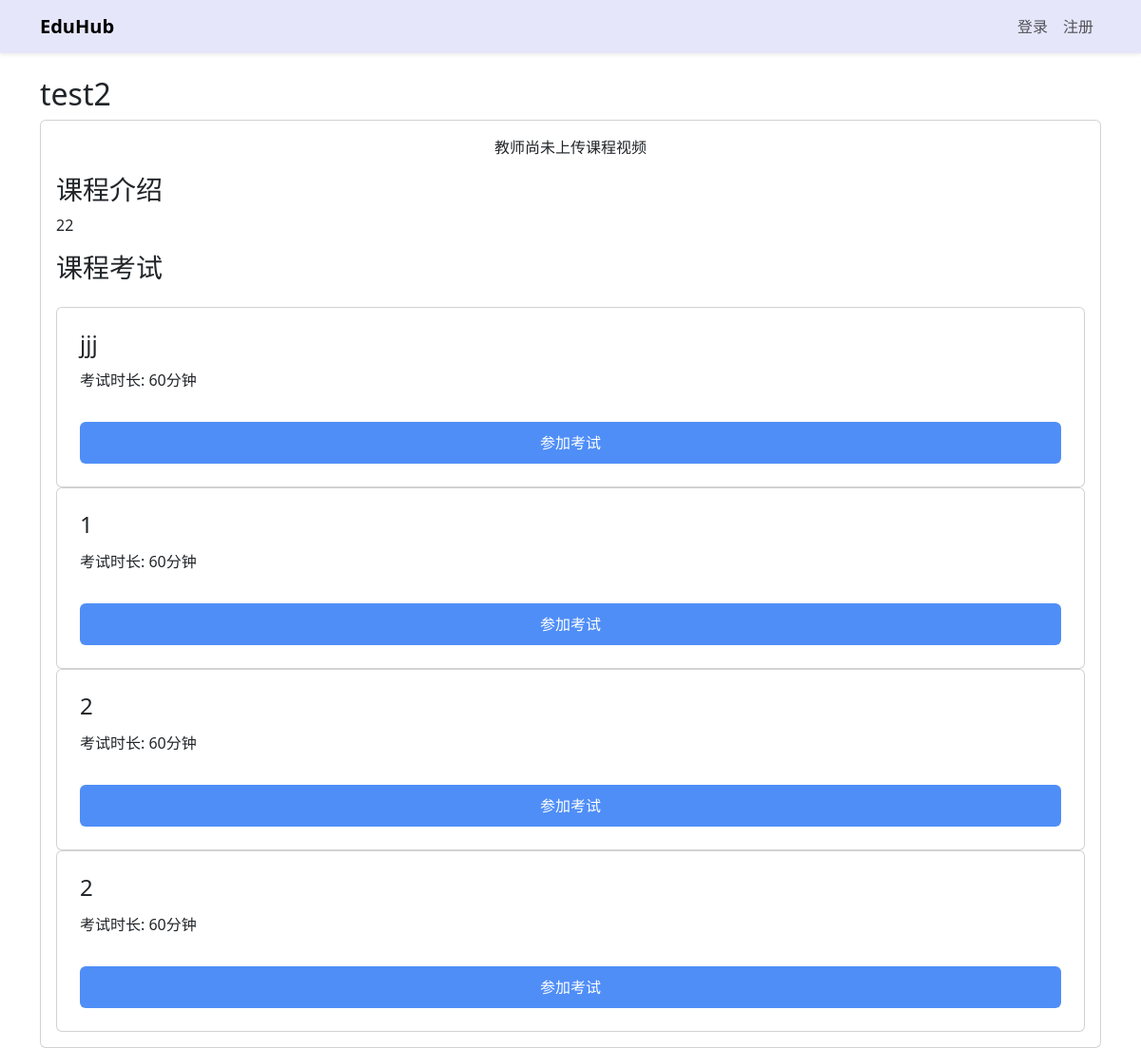
Page /course/6 on the committed database.
### models.py (models this page shows, shortened)
class Course(db.Model):
    id = db.Column(db.Integer, primary_key=True)
    title = db.Column(db.String(100), nullable=False)
    description = db.Column(db.Text)
    video_filename = db.Column(db.String(100), default='')  # 视频文件名
    upload_date = db.Column(db.DateTime, default=datetime.datetime.utcnow)
    teacher_id = db.Column(db.Integer, db.ForeignKey('user.id'), nullable=False)
    exams = db.relationship('Exam', backref='course', lazy=True)
    learning_materials = db.Column(db.String(200))  # 学习材料文件名
    is_ended = db.Column(db.Boolean, default=False)  # 新增：课程是否已结束
    cover_image = db.Column(db.String(200))  # 新增：课程封面图片文件名

class Exam(db.Model):
    id = db.Column(db.Integer, primary_key=True)
    title = db.Column(db.String(100), nullable=False)
    course_id = db.Column(db.Integer, db.ForeignKey('course.id'), nullable=False)
    duration = db.Column(db.Integer, default=60)  # 考试时长（分钟）
    questions = db.relationship('Question', backref='exam', lazy=True)
    exam_results = db.relationship('ExamResult', backref='exam_of_result', lazy=True)

### main.py (the view)
@app.route('/course/<int:course_id>')
def course_detail(course_id):
    course = Course.query.get_or_404(course_id)
    return render_template('course_detail.html', course=course)

### templates/course_detail.html (shortened to what this page needs)
{% extends "base.html" %}
{% block content %}
<h2>{{ course.title }}</h2>
<div class="card">
    <div class="card-body">
        <div class="video-container">
            {% if course.video_filename %}
            <video width="100%" controls poster="https://picsum.photos/800/450?random={{ course.id }}">
                <source src="{{ url_for('play_video', filename=course.video_filename) }}" type="video/mp4">
                你的浏览器不支持视频播放，请升级浏览器或安装插件
            </video>
            {% else %}
            <div class="p-6 text-center bg-gray-50 rounded-lg">
                <p class="text-gray-500">教师尚未上传课程视频</p>
            </div>
            {% endif %}
        </div>
        <div class="mt-6">
            <h3 class="text-lg font-semibold">课程介绍</h3>
            <p class="mt-2 text-gray-700">{{ course.description }}</p>
        </div>
        <div class="mt-6">
            <h3 class="text-lg font-semibold">课程考试</h3>
            <div class="mt-4 grid grid-cols-1 md:grid-cols-2 gap-4">
                {% for exam in course.exams %}
                <div class="card p-4">
                    <h4 class="font-medium">{{ exam.title }}</h4>
                    <p class="text-sm text-gray-500 mt-1">考试时长: {{ exam.duration }}分钟</p>
                    <a href="{{ url_for('student_exams') }}" class="mt-3 inline-block btn btn-sm">参加考试</a>
                </div>
                {% else %}
                <div class="card p-4">
                    <p class="text-gray-500">暂无考试</p>
                </div>
                {% endfor %}
            </div>
        </div>
    </div>
</div>
{% endblock %}

### templates/base.html (shortened to what this page needs)
<html lang="zh-CN">
<head>
    <link href="https://cdn.jsdelivr.net/npm/bootstrap@5.3.0/dist/css/bootstrap.min.css" rel="stylesheet">
    <link rel="stylesheet" href="{{ url_for('static', filename='styles.css') }}">
</head>
<body>
<nav class="navbar navbar-expand-lg navbar-light bg-light shadow-sm mb-4">
  <div class="container">
    <a class="navbar-brand fw-bold" href="{{ url_for('index') }}">
       EduHub
    </a>
    <div class="collapse navbar-collapse" id="navbarNav">
      <ul class="navbar-nav ms-auto">
        {% if current_user.is_authenticated %}
          <li class="nav-item">
            <a class="nav-link {% if request.endpoint == 'index' %}active{% endif %}" href="{{ url_for('index') }}">首页</a>
          </li>
          <li class="nav-item">
            <a class="nav-link {% if request.endpoint == 'course_forum' %}active{% endif %}" href="{{ url_for('course_forum') }}">论坛</a>
          </li>
          {% if current_user.role == 'teacher' %}
            <li class="nav-item">
              <a class="nav-link {% if request.endpoint.startswith('teacher_') %}active{% endif %}" href="{{ url_for('teacher_dashboard') }}">教师中心</a>
            </li>
          {% else %}
            <li class="nav-item">
              <a class="nav-link {% if request.endpoint.startswith('student_') %}active{% endif %}" href="{{ url_for('student_courses') }}">我的课程</a>
            </li>
          {% endif %}
          <li class="nav-item">
            <a class="nav-link" href="{{ url_for('logout') }}">退出</a>
          </li>
        {% else %}
          <li class="nav-item">
            <a class="nav-link {% if request.endpoint == 'login' %}active{% endif %}" href="{{ url_for('login') }}">登录</a>
          </li>
          <li class="nav-item">
            <a class="nav-link {% if request.endpoint == 'register' %}active{% endif %}" href="{{ url_for('register') }}">注册</a>
          </li>
        {% endif %}
      </ul>
    </div>
  </div>
</nav>
<div class="container">
  {% block content %}{% endblock %}
</div>
</body>
</html>

### static/styles.css (style rules this page uses)
.btn { background-color: #4F8EF7; color: #fff; border: none; padding: 10px 28px; border-radius: 6px; font-size: 16px; cursor: pointer; transition: background 0.2s; }
.navbar { background-color: #e6e6fa !important; }

### rows in the picture
Course: title "test2", description "22"
Exam: title "jjj", duration "60"
Exam: title "1", duration "60"
Exam: title "2", duration "60"
Exam: title "2", duration "60"
